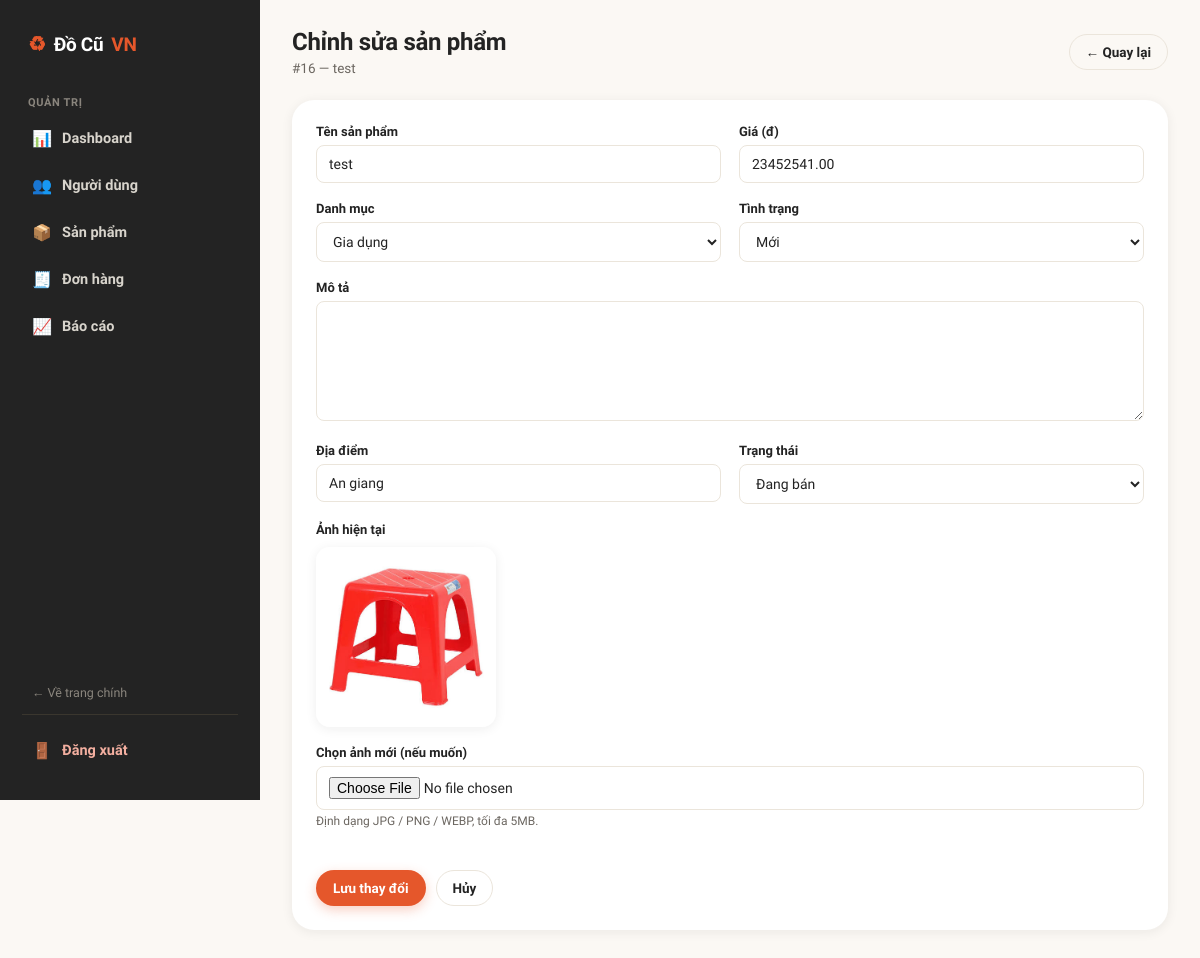
The page /admin/edit-product.php?id=16 (signed in) on the database as committed earlier.
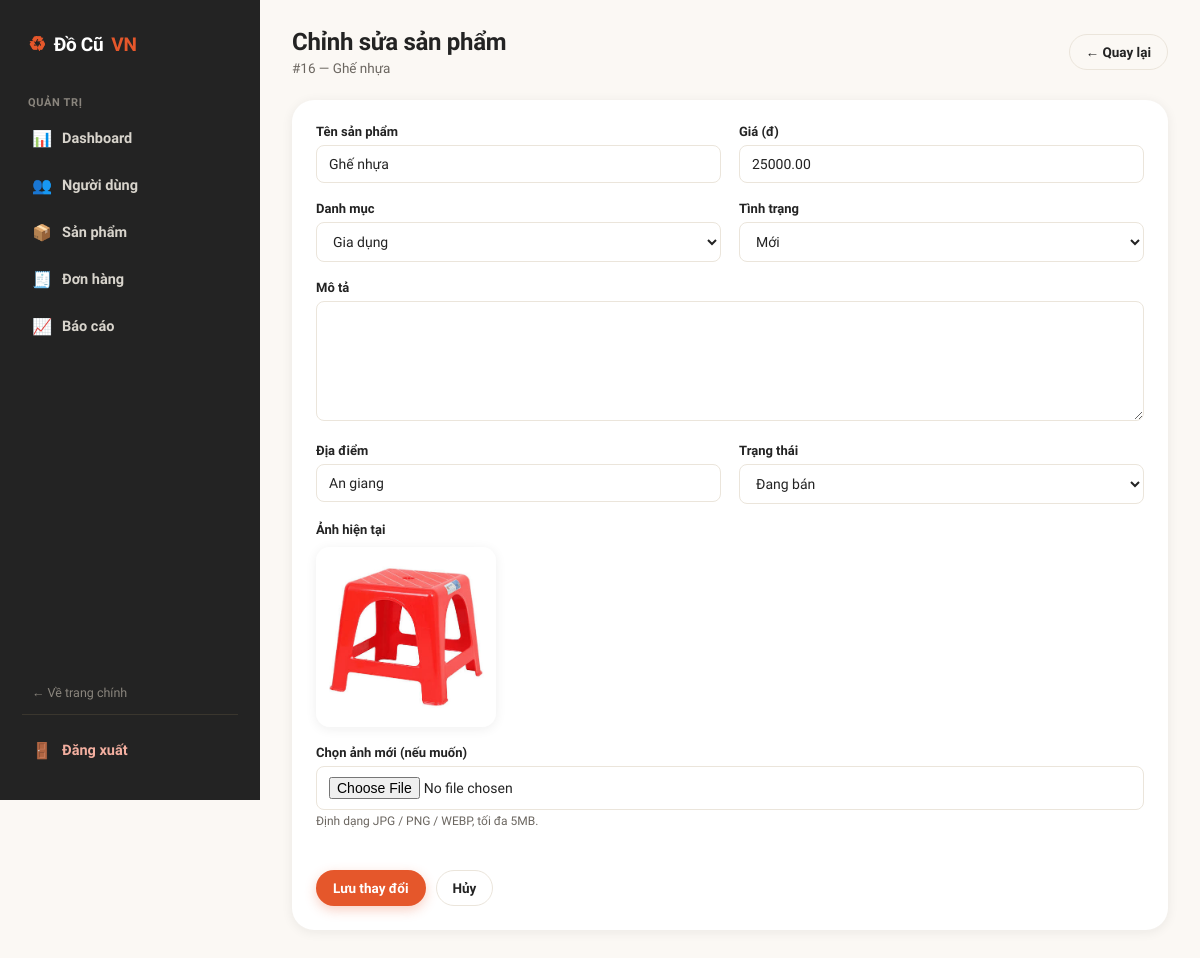
The same page on the database as committed later.
### tables this page shows
CREATE TABLE `products` (
  `id` int(11) NOT NULL,
  `user_id` int(11) NOT NULL,
  `category_id` int(11) NOT NULL,
  `title` varchar(255) NOT NULL,
  `description` text DEFAULT NULL,
  `price` decimal(12,2) NOT NULL,
  `image` varchar(255) DEFAULT NULL,
  `condition_item` enum('new','like_new','good','fair') DEFAULT 'good',
  `location` varchar(255) DEFAULT NULL,
  `views` int(11) DEFAULT 0,
  `status` enum('active','pending','sold','hidden','rejected','deleted') DEFAULT 'pending',
  `created_at` timestamp NOT NULL DEFAULT current_timestamp(),
  `updated_at` timestamp NOT NULL DEFAULT current_timestamp() ON UPDATE current_timestamp()
);

CREATE TABLE `categories` (
  `id` int(11) NOT NULL,
  `name` varchar(100) NOT NULL,
  `description` text DEFAULT NULL,
  `icon` varchar(100) DEFAULT NULL,
  `status` tinyint(4) DEFAULT 1
);

### admin/inc/auth.php (called while the page is built, shortened)
<?php
if (!function_exists("e")) {
    function e($value): string
    {
        return htmlspecialchars((string)($value ?? ""), ENT_QUOTES, "UTF-8");
    }
}

### admin/edit-product.php (the view, shortened to what this page needs)
<?php
require_once "inc/auth.php";
$id = (int)$_GET["id"];
$categories = $conn->query("SELECT id, name FROM categories ORDER BY name");
$stmt = $conn->prepare("SELECT * FROM products WHERE id=?");
$stmt->bind_param("i", $id);
$stmt->execute();
$product = $stmt->get_result()->fetch_assoc();
?>
<!DOCTYPE html>
<html lang="vi">
<head>
<link rel="stylesheet" href="../assets/css/admin.css">
</head>
<body>
<div class="admin-wrapper">
    <?php include "sidebar.php"; ?>
    <main class="admin-main">
        <div class="admin-topbar">
            <div>
                <h1>Chỉnh sửa sản phẩm</h1>
                <div class="subtitle">#<?= (int)$product["id"] ?> — <?= e($product["title"]) ?></div>
            </div>
            <a href="products.php" class="btn btn-outline">← Quay lại</a>
        </div>
        <div class="panel">
            <form method="POST" enctype="multipart/form-data">
                <div class="form-grid">
                    <div class="form-group">
                        <label>Tên sản phẩm</label>
                        <input type="text" name="title" required value="<?= e($product["title"]) ?>">
                    </div>
                    <div class="form-group">
                        <label>Giá (đ)</label>
                        <input type="number" name="price" min="0" step="1000" required value="<?= e($product["price"]) ?>">
                    </div>
                    <div class="form-group">
                        <label>Danh mục</label>
                        <select name="category_id">
                            <?php $categories->data_seek(0); while ($c = $categories->fetch_assoc()): ?>
                                <option value="<?= (int)$c["id"] ?>" <?= (int)$c["id"] === (int)$product["category_id"] ? "selected" : "" ?>>
                                    <?= e($c["name"]) ?>
                                </option>
                            <?php endwhile; ?>
                        </select>
                    </div>
                    <div class="form-group">
                        <label>Tình trạng</label>
                        <select name="condition_item">
                            <option value="new" <?= $product["condition_item"] === "new" ? "selected" : "" ?>>Mới</option>
                        </select>
                    </div>
                    <div class="form-group full">
                        <label>Mô tả</label>
                        <textarea name="description"><?= e($product["description"]) ?></textarea>
                    </div>
                    <div class="form-group">
                        <label>Địa điểm</label>
                        <input type="text" name="location" value="<?= e($product["location"]) ?>">
                    </div>
                    <div class="form-group">
                        <label>Trạng thái</label>
                        <select name="status">
                            <option value="active"   <?= $product["status"] === "active"   ? "selected" : "" ?>>Đang bán</option>
                        </select>
                    </div>
                    <div class="form-group full">
                        <label>Ảnh hiện tại</label>
                        <img class="current-image" src="../<?= e($product["image"]) ?>" alt="">
                    </div>
                    <div class="form-group full">
                        <label>Chọn ảnh mới (nếu muốn)</label>
                        <input type="file" name="image" accept=".jpg,.jpeg,.png,.webp">
                        <div class="hint">Định dạng JPG / PNG / WEBP, tối đa 5MB.</div>
                    </div>
                    <div class="form-actions">
                        <button class="btn btn-primary">Lưu thay đổi</button>
                        <a href="products.php" class="btn btn-outline">Hủy</a>
                    </div>
                </div>
            </form>
        </div>
    </main>
</div>
</body>
</html>

Rows that differ between the two databases and show on the page:
changed products "Mới": title "test" → "Ghế nhựa"; price "23452541.00" → "25000.00"
